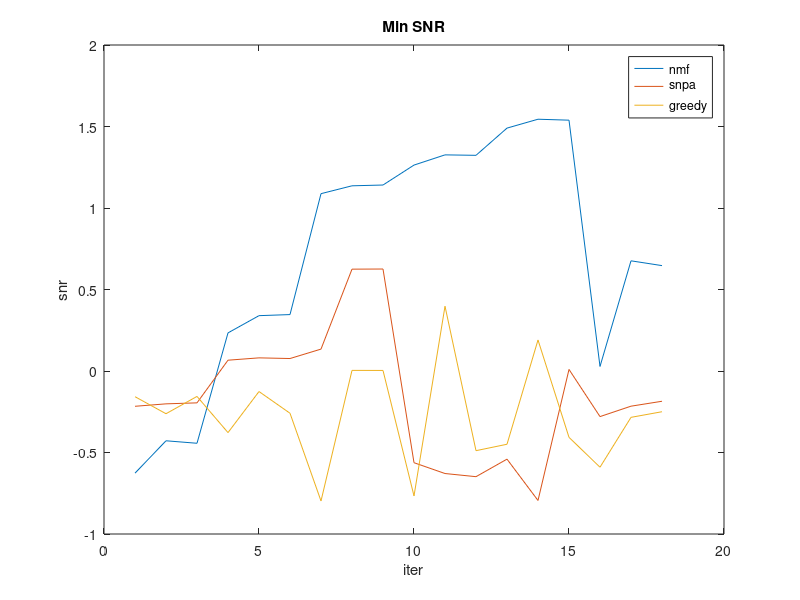
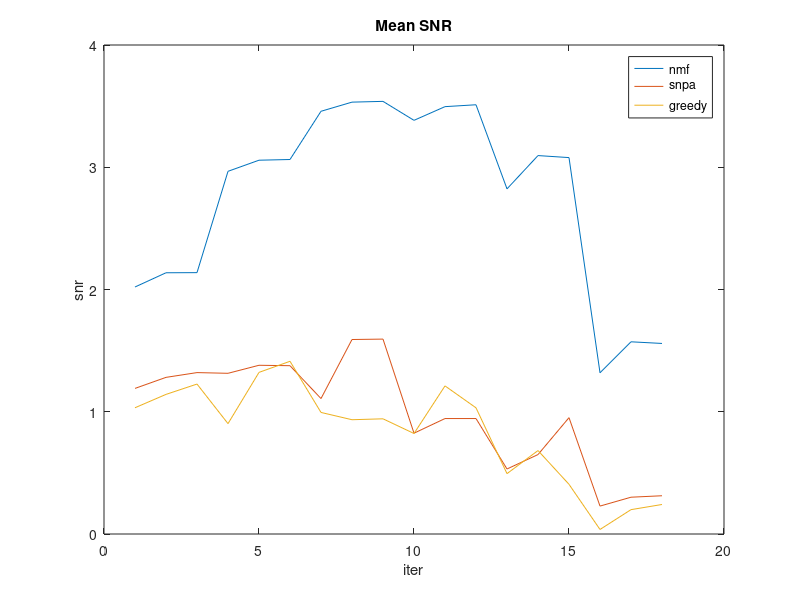
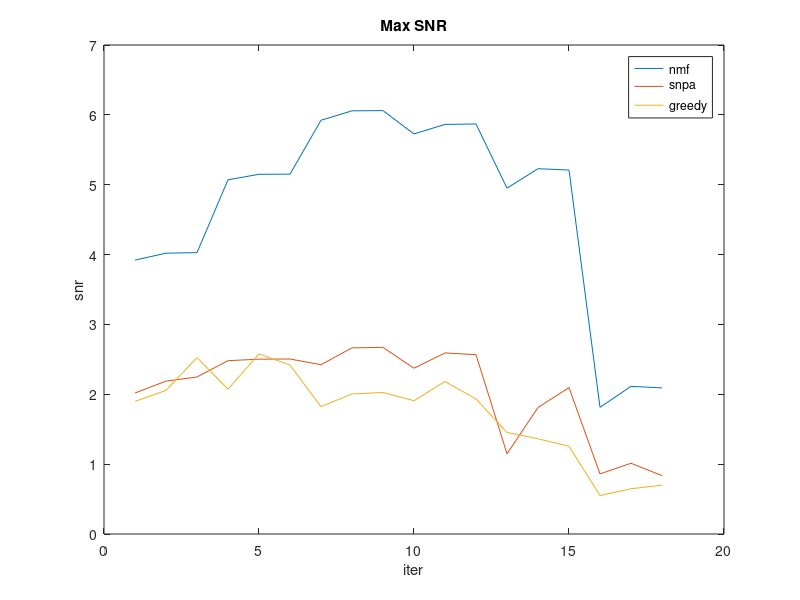
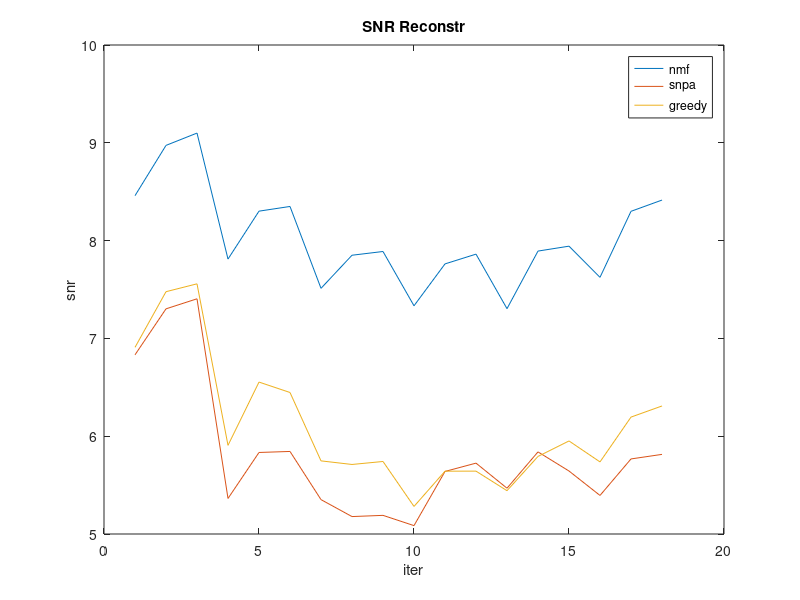

Reproduce these figures in MATLAB, in order.
load('./presetscores.mat');

figure(); plot([nmf(:, 1) snpa(:, 1) greedy(:, 1)]); legend('nmf', 'snpa', 'greedy'); title('Min SNR'); xlabel('iter'); ylabel('snr');
figure(); plot([nmf(:, 2) snpa(:, 2) greedy(:, 2)]); legend('nmf', 'snpa', 'greedy'); title('Mean SNR'); xlabel('iter'); ylabel('snr');
figure(); plot([nmf(:, 3) snpa(:, 3) greedy(:, 3)]); legend('nmf', 'snpa', 'greedy'); title('Max SNR'); xlabel('iter'); ylabel('snr');
figure(); plot([nmf(:, 4) snpa(:, 4) greedy(:, 4)]); legend('nmf', 'snpa', 'greedy'); title('SNR Reconstr'); xlabel('iter'); ylabel('snr');
